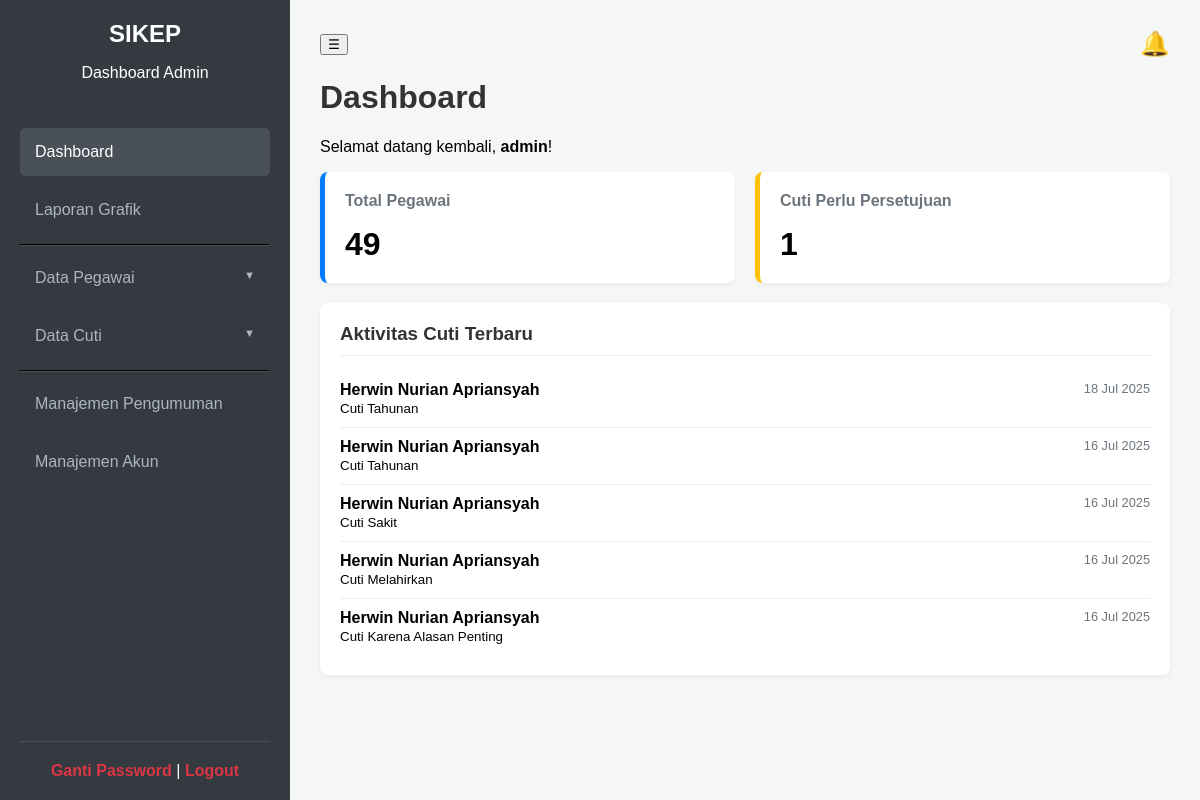
/admin/index.php (signed in), run on the app's committed database.
### tables this page shows
CREATE TABLE `pengajuan_cuti` (
  `id` int(11) NOT NULL,
  `id_pegawai` int(11) NOT NULL,
  `jenis_cuti` varchar(100) NOT NULL,
  `tanggal_mulai` date NOT NULL,
  `tanggal_selesai` date NOT NULL,
  `keterangan` text DEFAULT NULL,
  `alamat_cuti` text DEFAULT NULL,
  `no_telp_cuti` varchar(20) DEFAULT NULL,
  `status` enum('Diajukan','Disetujui Atasan','Ditolak Atasan','Disetujui Ketua','Ditolak Ketua') NOT NULL DEFAULT 'Diajukan',
  `catatan_atasan` text DEFAULT NULL,
  `catatan_ketua` text DEFAULT NULL,
  `disetujui_oleh_atasan_id` int(11) DEFAULT NULL,
  `tanggal_disetujui_atasan` datetime DEFAULT NULL,
  `disetujui_oleh_ketua_id` int(11) DEFAULT NULL,
  `tanggal_disetujui_ketua` datetime DEFAULT NULL,
  `tanggal_pengajuan` timestamp NOT NULL DEFAULT current_timestamp()
);

CREATE TABLE `pegawai` (
  `id` int(11) NOT NULL,
  `nama_lengkap` varchar(150) NOT NULL,
  `nip` varchar(20) NOT NULL,
  `id_jabatan` int(11) DEFAULT NULL,
  `id_golongan` int(11) DEFAULT NULL,
  `unit_kerja` varchar(100) DEFAULT NULL,
  `tanggal_lahir` date DEFAULT NULL,
  `foto` varchar(255) DEFAULT NULL,
  `id_atasan` int(11) DEFAULT NULL,
  `ttd_image` varchar(255) DEFAULT NULL
);

### admin/index.php (the view, shortened to what this page needs)
<?php
$current_page = "dashboard";
include 'header.php';
$query_total_pegawai = "SELECT COUNT(id) as total FROM pegawai";
$result_total_pegawai = mysqli_query($koneksi, $query_total_pegawai);
$total_pegawai = mysqli_fetch_assoc($result_total_pegawai)['total'];
$query_total_cuti = "SELECT COUNT(id) as total FROM pengajuan_cuti WHERE status = 'Diajukan'";
$result_total_cuti = mysqli_query($koneksi, $query_total_cuti);
$total_cuti_diajukan = mysqli_fetch_assoc($result_total_cuti)['total'];
$query_aktivitas = "SELECT p.nama_lengkap, pc.jenis_cuti, pc.tanggal_pengajuan
                    FROM pengajuan_cuti pc
                    JOIN pegawai p ON pc.id_pegawai = p.id
                    ORDER BY pc.tanggal_pengajuan DESC LIMIT 5";
$result_aktivitas = mysqli_query($koneksi, $query_aktivitas);
?>
<h1>Dashboard</h1>
<p>Selamat datang kembali, <strong><?php echo htmlspecialchars($_SESSION['username']); ?></strong>!</p>
<div class="stat-cards">
    <a href="manajemen_pegawai.php" class="stat-card-link">
        <div class="stat-card" style="border-left: 5px solid #007bff;">
            <h3>Total Pegawai</h3>
            <p><?php echo $total_pegawai; ?></p>
        </div>
    </a>
    <a href="manajemen_cuti.php" class="stat-card-link">
        <div class="stat-card" style="border-left: 5px solid #ffc107;">
            <h3>Cuti Perlu Persetujuan</h3>
            <p><?php echo $total_cuti_diajukan; ?></p>
        </div>
    </a>
</div>
<div class="dashboard-panel">
    <div class="panel-header">
        <h3>Aktivitas Cuti Terbaru</h3>
    </div>
    <div class="activity-list">
        <ul>
            <?php if (mysqli_num_rows($result_aktivitas) > 0): ?>
                <?php while ($aktivitas = mysqli_fetch_assoc($result_aktivitas)): ?>
                    <li>
                        <div>
                            <strong><?php echo htmlspecialchars($aktivitas['nama_lengkap']); ?></strong>
                            <br><small><?php echo htmlspecialchars($aktivitas['jenis_cuti']); ?></small>
                        </div>
                        <div class="time">
                            <?php echo date('d M Y', strtotime($aktivitas['tanggal_pengajuan'])); ?>
                        </div>
                    </li>
                <?php endwhile; ?>
            <?php else: ?>
                <li>Tidak ada aktivitas terbaru.</li>
            <?php endif; ?>
        </ul>
    </div>
</div>
</div>
<?php include 'footer.php'; ?>

### admin/header.php (shortened to what this page needs)
<?php
$notif_count = 0;
?>
<!DOCTYPE html>
<html>
<head>
    <link rel="stylesheet" href="../assets/style_admin.css">
</head>
<body>
    <div class="dashboard-container">
        <div id="sidebar" class="sidebar">
            <div class="sidebar-header">
                <h2>SIKEP</h2>
                <p>Dashboard Admin</p>
            </div>
            <nav class="sidebar-menu">
                <a href="index.php" class="<?php if ($current_page == 'dashboard') echo 'active'; ?>">Dashboard</a>
                <a href="laporan.php" class="<?php if ($current_page == 'laporan') echo 'active'; ?>">Laporan Grafik</a>
                <hr style="border-color: #495057;">
                <a href="#" class="has-submenu <?php if (in_array($current_page, ['pegawai', 'jabatan', 'golongan'])) echo 'active'; ?>" id="data-master-menu">Data Pegawai</a>
                <a href="#" class="has-submenu <?php if (in_array($current_page, ['cuti', 'jatah_cuti', 'riwayat_cuti'])) echo 'active'; ?>" id="data-cuti-menu">Data Cuti</a>
                <hr style="border-color: #495057;">
                <?php if ($_SESSION['role'] == 'admin'): ?>
                    <a href="manajemen_pengumuman.php" class="<?php if ($current_page == 'pengumuman') echo 'active'; ?>">Manajemen Pengumuman</a>
                    <a href="manajemen_user.php" class="<?php if ($current_page == 'akun') echo 'active'; ?>">Manajemen Akun</a>
                <?php endif; ?>
            </nav>
            <div class="logout-link">
                <a href="../ganti_password.php">Ganti Password</a> | <a href="../logout.php">Logout</a>
            </div>
        </div>
        <div id="main-content" class="main-content">
            <div class="main-header">
                <button id="sidebar-toggle">&#9776;</button>
                <div class="notification-area">
                    <a href="manajemen_cuti.php" class="notification-bell">
                        &#128276; <?php if ($notif_count > 0): ?>
                            <span class="notification-badge"><?php echo $notif_count; ?></span>
                        <?php endif; ?>
                    </a>
                </div>
            </div>

### admin/footer.php (shortened to what this page needs)
</div>
</body>
</html>

### assets/style_admin.css (style rules this page uses)
body { font-family: sans-serif; margin: 0; background-color: #f4f7f6; }
.dashboard-container { display: flex; height: 100vh; overflow: hidden; }
.sidebar { width: 250px; background-color: #343a40; color: white; display: flex; flex-direction: column; padding: 20px; flex-shrink: 0; transition: width 0.3s ease, padding 0.3s ease; }
.sidebar-header { text-align: center; margin-bottom: 30px; }
.sidebar-header h2 { margin: 0; color: white; }
.sidebar-menu { flex-grow: 1; overflow: auto; }
.sidebar-menu a { display: block; color: #adb5bd; text-decoration: none; padding: 15px; border-radius: 5px; margin-bottom: 10px; white-space: nowrap; }
.sidebar-menu a:hover, .sidebar-menu a.active { background-color: #495057; color: white; }
.logout-link { text-align: center; padding-top: 20px; border-top: 1px solid #495057; white-space: nowrap; }
.logout-link a { color: #dc3545; text-decoration: none; font-weight: bold; }
.main-content { flex-grow: 1; padding: 30px; overflow-y: auto; position: relative; }
h1, h2, h3 { color: #333; }
* { scrollbar-width: thin; scrollbar-color: rgba(0, 0, 0, 0.3) transparent; }
.sidebar-menu a.has-submenu::after { content: " \25BC"; font-size: 0.7em; float: right; }

### admin/header.php (style rules this page uses)
.sidebar-menu a.has-submenu::after { content: ' \25BC'; font-size: 0.7em; float: right; }
.main-header { display: flex; justify-content: space-between; align-items: center; margin-bottom: 20px; }
#sidebar-toggle { position: static; }
.notification-area { position: relative; }
.notification-bell { font-size: 24px; color: #555; text-decoration: none; position: relative; display: inline-block; }

### admin/index.php (style rules this page uses)
.stat-cards { display: flex; gap: 20px; margin-bottom: 20px; }
a.stat-card-link { text-decoration: none; color: inherit; flex: 1; }
.stat-card { background-color: #fff; padding: 20px; border-radius: 8px; box-shadow: 0 2px 4px rgba(0, 0, 0, 0.05); transition: transform 0.2s ease, box-shadow 0.2s ease; }
.stat-card h3 { margin-top: 0; font-size: 16px; color: #6c757d; }
.stat-card p { margin: 0; font-size: 32px; font-weight: bold; }
.dashboard-panel { background-color: #fff; padding: 20px; border-radius: 8px; box-shadow: 0 2px 4px rgba(0, 0, 0, 0.05); }
.panel-header { border-bottom: 1px solid #eee; padding-bottom: 10px; margin-bottom: 15px; }
.panel-header h3 { margin: 0; }
.activity-list ul { list-style: none; padding: 0; margin: 0; }
.activity-list li { display: flex; justify-content: space-between; padding: 10px 0; border-bottom: 1px solid #eee; }
.activity-list li:last-child { border-bottom: none; }
.activity-list .time { font-size: 0.8em; color: #6c757d; }

### data on the page
pengajuan_cuti: id_pegawai.nama_lengkap "Herwin Nurian Apriansyah", jenis_cuti "Cuti Tahunan", tanggal_pengajuan "18 Jul 2025"
pengajuan_cuti: id_pegawai.nama_lengkap "Herwin Nurian Apriansyah", jenis_cuti "Cuti Tahunan", tanggal_pengajuan "16 Jul 2025"
pengajuan_cuti: id_pegawai.nama_lengkap "Herwin Nurian Apriansyah", jenis_cuti "Cuti Sakit", tanggal_pengajuan "16 Jul 2025"
pengajuan_cuti: id_pegawai.nama_lengkap "Herwin Nurian Apriansyah", jenis_cuti "Cuti Melahirkan", tanggal_pengajuan "16 Jul 2025"
pengajuan_cuti: id_pegawai.nama_lengkap "Herwin Nurian Apriansyah", jenis_cuti "Cuti Karena Alasan Penting", tanggal_pengajuan "16 Jul 2025"

### other printed values
$_SESSION['username'] "admin"
$total_pegawai "49"
$total_cuti_diajukan "1"
